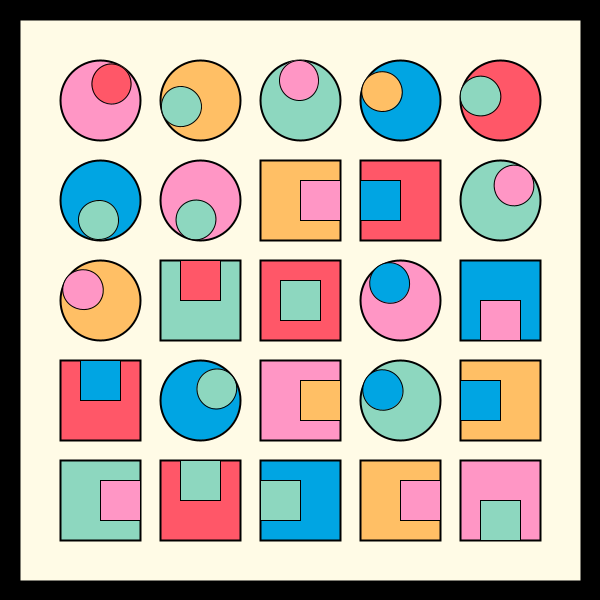
Frame 1 (no input)
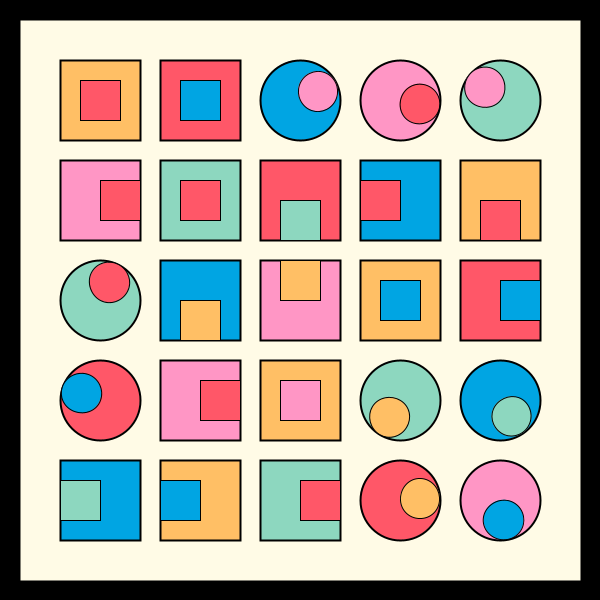
Frame 2 (the mouse pressed at the canvas centre, redrawn once)

The Processing sketch that drew these frames (run headless with seeded random() and noise(); the mouse was pressed at the canvas centre and the sketch redrawn once):

// Processing sketch: AC07_Simple_Latin_Square
// ── AC07_Simple_Latin_Square.pde
// By Risou
// https://risoume.github.io/

color[] colors = {#00A5E3, #8DD7BF, #FF96C5, #FF5768, #FFBF65};
//color[] colors = {#F0D8A8, #3D1C00, #86B8B1, #F2D694, #FA2A00};
//color[] colors = {#FFEDBF , #F7803C , #F54828 , #2E0D23 , #F8E4C1};

int[][] M = new int[5][5];
int[] A = new int[5]; // temporary for swap
int[][] X; // Rule  for permutations

int n, t, prev, curr;
float s;
float mult = 0.8;

void setup() {
  size(600, 600);
  rectMode(RADIUS);
  noLoop();
  init();
}

void init() {
  n = 5;
  s = width/(n+1);
  t = int(random(3, 7)); // Number of alternating permutation
  //t = 1;
  X = new int[t][2];
  for (int i= 0; i < t; i++) {
    X[i][0] = int(random(0, 5));
    do {
      X[i][1] = int(random(0, 5));
    } while (X[i][1] == X[i][0]);
  }
  for (int i = 0; i < 5; i++) {
    for (int j = 0; j < 5; j++) {
      M[i][j] = (i+j)%5;
    }
  }
}

void draw() {
  background(#fffbe6);
  stroke(0);
  permute();
  for (int i = 0; i < n; i++) {
    for (int j = 0; j < n; j++) {
      if (random(1) < 0.5) {
        circles((j+1)*s, (i+1)*s, s*mult, M[i][j]);
      } else {
        rects((j+1)*s, (i+1)*s, s*mult/2, M[i][j]);
      }
    }
  }
  console();
  noFill();
  stroke(0);
  strokeWeight(40);
  rect(300, 300, 300, 300);
}

void mouseReleased() {
  init();
  redraw();
}

// ── Procedure.pde

void circles(float x, float y, float size, int prev) {
  pushMatrix();
  translate(x, y);
  fill(colors[prev]);
  strokeWeight(2);
  ellipse(0, 0, size, size);
  
  float angle = random(-PI, PI); 
  rotate(angle);
  curr = int(random(colors.length));
  while (curr == prev) {
    curr = int(random(colors.length));
  }
  fill(colors[curr]);
  strokeWeight(1);
  ellipse(size/4, 0, size/2, size/2);
  popMatrix();
}

void rects(float x, float y, float size, int prev) {
  pushMatrix();
  translate(x, y);
  fill(colors[prev]);
  strokeWeight(2);
  rect(0, 0, size, size);
  float[][] coor = {{0, 0}, {size/2, 0}, {0, size/2}, {-size/2, 0}, {0, -size/2}};
  
  int q = int(random(coor.length));
  translate(coor[q][0], coor[q][1]);
  curr = int(random(colors.length));
  while (curr == prev) {
    curr = int(random(colors.length));
  }
  fill(colors[curr]);
  strokeWeight(1);
  rect(0, 0, size/2, size/2);
  popMatrix();
}

void permute() {
  int a, b;
  int sign = 1;
  for (int i = 0; i < t; i++) {
    a = X[i][0];
    b = X[i][1];
    if (sign == 1) { // permute column a and b
      for (int j = 0; j < 5; j++) {
        A[j] = M[a][j];
        M[a][j] = M[b][j];
        M[b][j] = A[j];
      }
    } else { // permute row a and b
      for (int j = 0; j < 5; j++) {
        A[j] = M[j][a];
        M[j][a] = M[j][b];
        M[j][b] = A[j];
      }
    }
    sign *= -1;
  }
}

void console() {
  for (int i = 0; i < 5; i++) {
    for (int j = 0; j < 5; j++) {
      print(M[i][j]+" ");
    }
    println();
  }
  for (int i= 0; i < t; i++) {
    print(X[i][0],"<>", X[i][1], " | ");
  }
  println();
}
